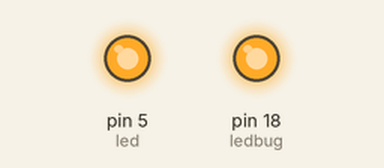
A program run on a simulated MicroPython board. Shown: output pins drawn as LEDs (lit = HIGH). Pins used as bus, display or sensor lines are not drawn; what the program prints to the serial console is not drawn.

Above: at 0.15 s.
At 2.5 s:
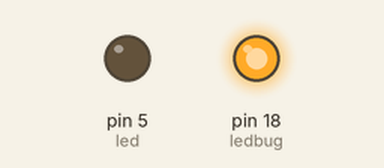
Timing chart, 0 to 5.5 s (numbered marks = the images above):
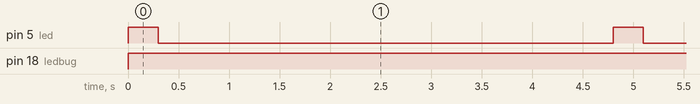

The program:

timer.py
```python
import machine
from machine import Pin,SPI


#Declaracion de pines y constantes
LEDPIN=5
led=Pin(LEDPIN,Pin.OUT)

LEDBUG=18
ledbug=Pin(LEDBUG,Pin.OUT)


oe = 27
data = 26;    # pin connected to the serial input of the MAX7219 (DIN)
clk = 25;    # pin for the clock of the serial link (CLK)
le = 33;    # pin for loading data (CS)
miso = 15;    # pin for input from the SPI bus (not used here)

oePin = machine.Pin(oe, machine.Pin.OUT)
dataPin = machine.Pin(data, machine.Pin.OUT)
clkPin  = machine.Pin(clk, machine.Pin.OUT)
lePin = machine.Pin(le, machine.Pin.OUT)
#cntrt=0
#t0=0
def handleInterrupt(timer):
  global interruptCounter
  interruptCounter=True

interruptCounter = False
totalInterruptsCounter = 0
timer = machine.Timer(1)
tled=0

#Config HW
spi = SPI(baudrate=1600000, polarity=1, phase=1, sck=Pin(clk), mosi=Pin(data), miso=Pin(miso))
spi.init(baudrate=1600000) # set the baudrate
timer.init(period=3, mode=machine.Timer.PERIODIC, callback=handleInterrupt) #Ints cada 1 ms

# Set them to level 0
dataPin.off()
lePin.off()
clkPin.off()


# Send a byte bit by bit to the MAX7219, most significant bit first
def serialShiftByte(data):
    # Set the clock to 0 in order to be able to make a rising edge later
    clkPin.off()
    spi.write(data)


print("UNa matriz")
columnas=[0b00000001,0b00000010,0b00000100,0b00001000,0b00010000,0b00100000,0b01000000,0b10000000]
coldata = bytearray(columnas)
print(coldata)
datocolumna=bytearray(1)
ptrcol=0
datocero=0b00000000
datodat=0b101010101
while True:
  if interruptCounter:
    ledbug.value(1)
    interruptCounter = False
    totalInterruptsCounter = totalInterruptsCounter+1
    tled=tled+1
    tled=tled%1600
    if tled <100:
      led.value(1)
    else:
      led.value(0)

    oePin.on()
    datocolumna=coldata[ptrcol]
    ptrcol=ptrcol+1
    ptrcol=ptrcol%8
    spi.write(datocero)
    spi.write(datocolumna)

#    spi.write(b'\x00') #Apago las columnas
    lePin.on()
    lePin.off()
    spi.write(datocero)
    spi.write(datocolumna)


    lePin.on()
    lePin.off()
    oePin.off()
    ledbug.value(1)
    #print("Int: "+ str(totalInterruptsCounter))

print("FIN tst Timer")
```

Measured:
- by itself, pin 5 (led): alternates HIGH for 0.30 s and LOW for 4.5 s
- by itself, pin 18 (ledbug): LOW → HIGH at 0.00 s
